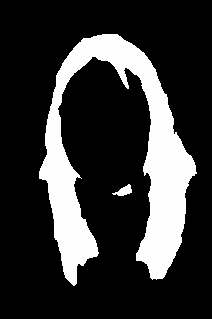

This chart was generated by the following Python code:
import os

import cv2
import numpy as np
import torch
from PIL import Image
from diffusers import KDPM2DiscreteScheduler, StableDiffusionControlNetPipeline, ControlNetModel, \
    StableDiffusionControlNetInpaintPipeline, KarrasVeScheduler, DPMSolverMultistepScheduler
from huggingface_hub import RepoCard
from torch import nn
from transformers import OneFormerProcessor, OneFormerForUniversalSegmentation, SegformerImageProcessor, \
    AutoModelForSemanticSegmentation, AutoModel

processor = SegformerImageProcessor.from_pretrained("mattmdjaga/segformer_b2_clothes")
model = AutoModelForSemanticSegmentation.from_pretrained("mattmdjaga/segformer_b2_clothes")

def add_sufix_filename(ruta_completa, sufijo):
    carpeta, nombre_archivo = os.path.split(ruta_completa)
    nombre_base, extension = os.path.splitext(nombre_archivo)
    nuevo_nombre = f"{nombre_base}{sufijo}{extension}"
    nueva_ruta_completa = os.path.join(carpeta, nuevo_nombre)
    return nueva_ruta_completa
def limpiar_cara(imagen_face, image):
    # Iterar sobre los píxeles de la imagen 1
    for y in range(imagen_face.shape[0]):
        for x in range(imagen_face.shape[1]):
            if imagen_face[y, x] != 0:  # Verificar si el píxel es negro
                image[y, x] = 0  # Copiar el píxel de la imagen 1 a la imagen 2


def ensanchar_borde(imagen, dilatacion):
    # Invertir los colores (negativo)
    imagen_invertida = cv2.bitwise_not(imagen)

    # Definir el kernel para la operación de dilatación
    kernel = np.ones((dilatacion, dilatacion), np.uint8)

    # Aplicar la operación de dilatación
    borde_ensanchado = cv2.dilate(imagen, kernel, iterations=1)

    # Invertir nuevamente los colores para obtener el resultado final
    # borde_ensanchado = cv2.bitwise_not(borde_ensanchado)

    # Mostrar la imagen original y la imagen con el borde ensanchado
    # cv2.imshow("Imagen Original", imagen)
    # cv2.waitKey(0)
    # cv2.imshow("Borde Ensanchado", borde_ensanchado)
    # cv2.waitKey(0)
    return borde_ensanchado

def get_hair_segmentation(ruta_completa):
    image = Image.open(ruta_completa).convert("RGB")
    inputs = processor(images=image, return_tensors="pt")
    outputs = model(**inputs)
    logits = outputs.logits.cpu()

    upsampled_logits = nn.functional.interpolate(
        logits,
        size=image.size[::-1],
        mode="bilinear",
        align_corners=False,
    )
    seg_cara = upsampled_logits.argmax(dim=1)[0]
    seg_cara[seg_cara != 11] = 0
    arr_seg_cara = seg_cara.cpu().numpy().astype("uint8")
    arr_seg_cara *= 255

    seg_pelo = upsampled_logits.argmax(dim=1)[0]
    seg_pelo[seg_pelo != 2] = 0
    arr_seg = seg_pelo.cpu().numpy().astype("uint8")
    arr_seg *= 255

    image = ensanchar_borde(arr_seg, 40)
    limpiar_cara(arr_seg_cara, image)

    pil_seg = Image.fromarray(image)

    nueva_ruta_completa = add_sufix_filename(ruta_completa, "_segm")

    pil_seg.save(nueva_ruta_completa)
    pil_seg.close()

    return nueva_ruta_completa

def make_inpaint_condition(image, image_mask):
    image = np.array(image.convert("RGB")).astype(np.float32) / 255.0
    image_mask = np.array(image_mask.convert("L")).astype(np.float32) / 255.0

    assert image.shape[0:1] == image_mask.shape[0:1], "image and image_mask must have the same image size"
    image[image_mask > 0.5] = -1.0  # set as masked pixel
    image = np.expand_dims(image, 0).transpose(0, 3, 1, 2)
    image = torch.from_numpy(image)
    return image
class ControlNetSegment:
    def __init__(self, prompt, image_path, image_processor='shi-labs/oneformer_ade20k_swin_large',
                 image_segment="openmmlab/upernet-convnext-small",
                 pretrain_control_net="lllyasviel/control_v11p_sd15_inpaint",
                 pretrain_stable_diffusion="SG161222/Realistic_Vision_V5.1_noVAE"):
        # Set our class variables
        self.image_path = image_path
        # Get the pretrained models from HuggingFace
        # self.image_processor = AutoImageProcessor.from_pretrained(image_processor)

        # modelo del Preprocessor
        self.control_net = pretrain_control_net
        # self.control_net = OneFormerForUniversalSegmentation.from_pretrained("shi-labs/oneformer_ade20k_swin_large")

        self.stable_diffusion = pretrain_stable_diffusion
        self.prompt = prompt

        # Check the CPU
        self.device = "cuda" if torch.cuda.is_available() else "cpu"

        # If GPU not available in torch then throw error up instantiation
        if self.device == 'cpu':
            raise MemoryError('GPU needed for inference in this project')

        # Raise error if assert statement is not met
        assert isinstance(image_path, str), 'Image path must be a string linking to an image'



    def segment_generation(self,
                           save_segmentation_path=None,
                           save_gen_path=None,
                           num_inf_steps=20,
                           scheduler=None):
        # Set variable
        nueva_ruta_completa = get_hair_segmentation(self.image_path)
        image_mask = Image.open(nueva_ruta_completa)
        image = Image.open(self.image_path)

        # Load pretrained model
        controlnet = ControlNetModel.from_pretrained(
            "lllyasviel/control_v11p_sd15_inpaint", torch_dtype=torch.float16
        )

        os.environ["CUBLAS_WORKSPACE_CONFIG"] = ":16:8"
        torch.backends.cudnn.benchmark = False
        torch.use_deterministic_algorithms(True)
        generator = torch.Generator(device="cuda").manual_seed(22222222)
        lora_model_id = "./a_line_hairstyle/"
        #model = AutoModel.from_pretrained(lora_model_id)

        pipe = StableDiffusionControlNetInpaintPipeline.from_pretrained("runwayml/stable-diffusion-v1-5", controlnet=controlnet, safety_checker=None,
            torch_dtype=torch.float16
        )
        pipe.scheduler = scheduler.from_config(pipe.scheduler.config)
        pipe.enable_xformers_memory_efficient_attention()
        pipe.enable_model_cpu_offload()

        control_image = make_inpaint_condition(image, image_mask)
        image = pipe(self.prompt,
                     negative_prompt="(greyscale:1.2),paintings, sketches, (worst quality:2), (low quality:2), (normal quality:2), lowres, normal quality, ((monochrome)), ((grayscale)), skin spots, acnes, skin blemishes, age spot, glans",
                     image=image,
                     mask_image=image_mask,
                     control_image=control_image,
                     generator=generator,
                     num_inference_steps=20).images[0]

        if save_gen_path is not None:
            image.save(save_gen_path)
        return image


if __name__ == '__main__':
    prompt = '(a_line_haircut:1.3), 4k, high-res, masterpiece, best quality,((Hasselblad photography)), finely detailed skin, sharp focus, (cinematic lighting), soft lighting, dynamic angle,  <lora:a_line_hairstyle:0.5>'
    img_path = "./images/01.jpg"

    schedulers = [DPMSolverMultistepScheduler]
    '''
    schedulers = [
                  #ScoreSdeVeScheduler,
                  #UnCLIPScheduler,
                  UniPCMultistepScheduler,
                  #VQDiffusionScheduler,
                  CMStochasticIterativeScheduler,
                  DDIMInverseScheduler,
                  DDIMParallelScheduler,
                  DDIMScheduler,
                  DDPMParallelScheduler,
                  DDPMScheduler,
                  DEISMultistepScheduler,
                  DPMSolverMultistepInverseScheduler,
                  DPMSolverMultistepScheduler,
                  DPMSolverSinglestepScheduler,
                  EulerAncestralDiscreteScheduler,
                  EulerDiscreteScheduler,
                  HeunDiscreteScheduler,
                  IPNDMScheduler,
                  #KarrasVeScheduler ,
                  KDPM2AncestralDiscreteScheduler,
                  KDPM2DiscreteScheduler,
                  PNDMScheduler,
                  #RePaintScheduler,
                  #SchedulerMixin,
                  ]
    '''
    control_net_seg = ControlNetSegment(
        prompt=prompt,
        image_path=img_path)

    for aScheduler in schedulers:
        nombreScheduler = aScheduler.__name__
        seg_image = control_net_seg.segment_generation(
            save_segmentation_path='images/1_seg.jpeg',
            save_gen_path='images/'+nombreScheduler+'.jpeg',
            scheduler=aScheduler
        )
